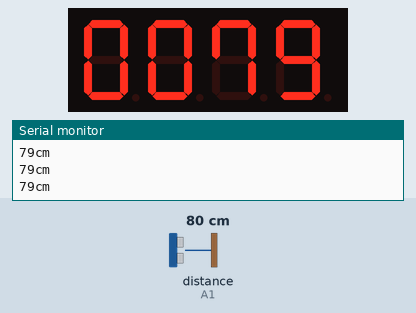
Bench run of a sketch on a simulated Arduino Uno, built with avr-gcc and run on an emulated ATmega328P. Parts: 4-digit seven-segment display, the last lines printed to the serial monitor. Wiring (inferred from the names in the program): 4-digit 7-segment display, segments lit when HIGH: segments pin 3, pin 7, pin 11, pin 9, pin 8, pin 4, pin 12, pin 10; digit selects pin 2, pin 5, pin 6, pin 13. Inputs (shaded band) come from the test bench; at power-on: distance to the obstacle (sensor on A1) 80 cm. The echo pulse lasts 58.3 µs per cm; the segment pins are drawn as the display they are named for.

Above: at 1.2 s.
1.3 s: distance to the obstacle (sensor on A1) set to 2 cm
At 1.9 s:
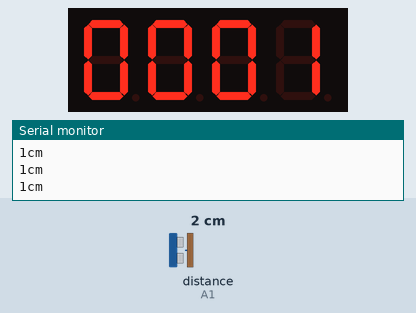
2.8 s: distance to the obstacle (sensor on A1) set to 250 cm
At 3.8 s:
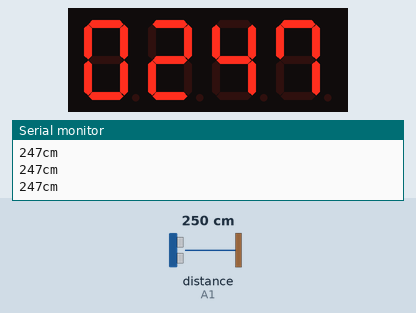
4.4 s: distance to the obstacle (sensor on A1) set to 4 cm
At 5.0 s:
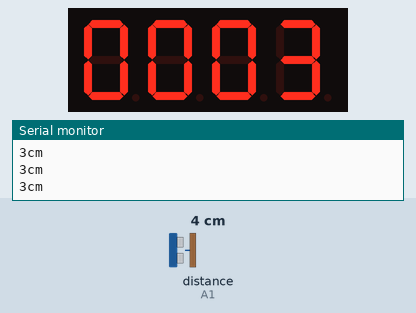
6.0 s: distance to the obstacle (sensor on A1) set to 60 cm
At 7.4 s:
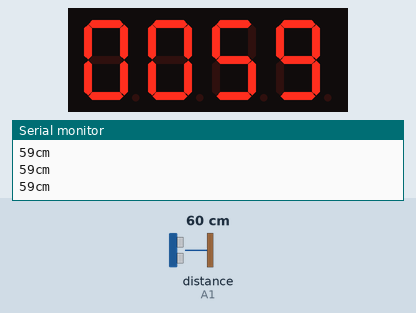
Timing chart, 0 to 8.6 s (numbered marks = the images above; inputs shaded):
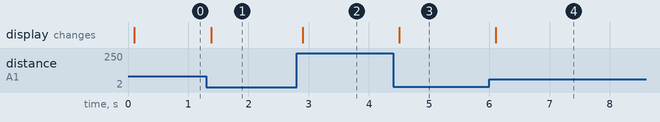

The sketch:

golden_bell_C15-2.ino
```cpp
#include<arduino.h>

#define ledA 3
#define ledB 7
#define ledC 11
#define ledD 9
#define ledE 8
#define ledF 4
#define ledG 12
#define DOT 10
#define seg1 2
#define seg2 5
#define seg3 6
#define seg4 13

int a[5]={}; // 각 segment 숫자를 저장할 배열
int b;
int n1, n10, n100, n1000;

void setup()
{
  Serial.begin(9600); // 시리얼 통신 시작
  pinMode(A0,OUTPUT); // 트리거 출력
  pinMode(A1,INPUT);  // 에코 입력
  pinMode(ledA, OUTPUT);
  pinMode(ledB, OUTPUT);
  pinMode(ledC, OUTPUT);
  pinMode(ledD, OUTPUT);
  pinMode(ledE, OUTPUT);
  pinMode(ledF, OUTPUT);
  pinMode(ledG, OUTPUT);
  pinMode(DOT, OUTPUT);
  pinMode(seg1, OUTPUT);
  pinMode(seg2, OUTPUT);
  pinMode(seg3, OUTPUT);
  pinMode(seg4, OUTPUT);

}

void loop()
{
  long duration, cm; // 변수 duration, cm설정
  digitalWrite(A0,LOW);//HIGH신호를 보내기전 깨끗하게
  delayMicroseconds(2);

  digitalWrite(A0,HIGH);// 초음파 트리거 출력 시작
  delayMicroseconds(5);

  digitalWrite(A0,LOW);//출력 종료

  duration = pulseIn(A1,HIGH); //에코핀이 트리거가 HIGH인 시간 저장

  cm=(duration/2)/29.4; //초음파 거리를 cm로 산출

  Serial.print(cm);
  Serial.println("cm");


   if(cm>0)
   {
      n1000=(cm/1000);
      a[0]=n1000;
      digitalWrite(seg1,LOW);
      Number(a[0]);
      delay(5);
      digitalWrite(seg1,HIGH);

      n100=(cm%1000)/100;
      a[1]=n100;
      digitalWrite(seg2,LOW);
      Number(a[1]);
      delay(5);
      digitalWrite(seg2,HIGH);

      n10=(cm%100)/10;
      a[2]=n10;
      digitalWrite(seg3,LOW);
      Number(a[2]);
      delay(5);
      digitalWrite(seg3,HIGH);

      n1=(cm%10);
      a[3]=n1;
      digitalWrite(seg4,LOW);
      Number(a[3]);
      delay(5);
      digitalWrite(seg4,HIGH);
    }
}


void English(int n)
{
  switch(n){

    case 0: // A 출력
    digitalWrite(ledA, HIGH);
    digitalWrite(ledB, HIGH);
    digitalWrite(ledC, HIGH);
    digitalWrite(ledD, LOW);
    digitalWrite(ledE, HIGH);
    digitalWrite(ledF, HIGH);
    digitalWrite(ledG, HIGH);
    digitalWrite(DOT, LOW);
    break;

    case 1: // B 출력
    digitalWrite(ledA, HIGH);
    digitalWrite(ledB, HIGH);
    digitalWrite(ledC, HIGH);
    digitalWrite(ledD, HIGH);
    digitalWrite(ledE, HIGH);
    digitalWrite(ledF, HIGH);
    digitalWrite(ledG, HIGH);
    digitalWrite(DOT, LOW);
    break;

    case 2: // C 출력
    digitalWrite(ledA, HIGH);
    digitalWrite(ledB, LOW);
    digitalWrite(ledC, LOW);
    digitalWrite(ledD, HIGH);
    digitalWrite(ledE, HIGH);
    digitalWrite(ledF, HIGH);
    digitalWrite(ledG, LOW);
    digitalWrite(DOT, LOW);
    break;

    case 3: // D 출력
    digitalWrite(ledA, HIGH);
    digitalWrite(ledB, HIGH);
    digitalWrite(ledC, HIGH);
    digitalWrite(ledD, HIGH);
    digitalWrite(ledE, HIGH);
    digitalWrite(ledF, HIGH);
    digitalWrite(ledG, LOW);
    digitalWrite(DOT, LOW);
    break;

    case 4: //  E 출력
    digitalWrite(ledA, HIGH);
    digitalWrite(ledB, LOW);
    digitalWrite(ledC, LOW);
    digitalWrite(ledD, HIGH);
    digitalWrite(ledE, HIGH);
    digitalWrite(ledF, HIGH);
    digitalWrite(ledG, HIGH);
    digitalWrite(DOT, LOW);
    break;

    case 5: // F 출력
    digitalWrite(ledA, HIGH);
    digitalWrite(ledB, LOW);
    digitalWrite(ledC, LOW);
    digitalWrite(ledD, LOW);
    digitalWrite(ledE, HIGH);
    digitalWrite(ledF, HIGH);
    digitalWrite(ledG, HIGH);
    digitalWrite(DOT, LOW);
    break;
  }
}

void Number(int n)
{
  switch(n){

    case 0: // 0출력
    digitalWrite(ledA, HIGH);
    digitalWrite(ledB, HIGH);
    digitalWrite(ledC, HIGH);
    digitalWrite(ledD, HIGH);
    digitalWrite(ledE, HIGH);
    digitalWrite(ledF, HIGH);
    digitalWrite(ledG, LOW);
    digitalWrite(DOT, LOW);
    break;

    case 1: // 1 출력
    digitalWrite(ledA, LOW);
    digitalWrite(ledB, HIGH);
    digitalWrite(ledC, HIGH);
    digitalWrite(ledD, LOW);
    digitalWrite(ledE, LOW);
    digitalWrite(ledF, LOW);
    digitalWrite(ledG, LOW);
    digitalWrite(DOT, LOW);
    break;

    case 2: // 2 출력
    digitalWrite(ledA, HIGH);
    digitalWrite(ledB, HIGH);
    digitalWrite(ledC, LOW);
    digitalWrite(ledD, HIGH);
    digitalWrite(ledE, HIGH);
    digitalWrite(ledF, LOW);
    digitalWrite(ledG, HIGH);
    digitalWrite(DOT, LOW);
    break;

    case 3: // 3 출력
    digitalWrite(ledA, HIGH);
    digitalWrite(ledB, HIGH);
    digitalWrite(ledC, HIGH);
    digitalWrite(ledD, HIGH);
    digitalWrite(ledE, LOW);
    digitalWrite(ledF, LOW);
    digitalWrite(ledG, HIGH);
    digitalWrite(DOT, LOW);
    break;

    case 4: // 4 출력
    digitalWrite(ledA, LOW);
    digitalWrite(ledB, HIGH);
    digitalWrite(ledC, HIGH);
    digitalWrite(ledD, LOW);
    digitalWrite(ledE, LOW);
    digitalWrite(ledF, HIGH);
    digitalWrite(ledG, HIGH);
    digitalWrite(DOT, LOW);
    break;

    case 5: // 5 출력
    digitalWrite(ledA, HIGH);
    digitalWrite(ledB, LOW);
    digitalWrite(ledC, HIGH);
    digitalWrite(ledD, HIGH);
    digitalWrite(ledE, LOW);
    digitalWrite(ledF, HIGH);
    digitalWrite(ledG, HIGH);
    digitalWrite(DOT, LOW);
    break;

    case 6: // 6 출력
    digitalWrite(ledA, HIGH);
    digitalWrite(ledB, LOW);
    digitalWrite(ledC, HIGH);
    digitalWrite(ledD, HIGH);
    digitalWrite(ledE, HIGH);
    digitalWrite(ledF, HIGH);
    digitalWrite(ledG, HIGH);
    digitalWrite(DOT, LOW);
    break;

    case 7: // 7 출력
    digitalWrite(ledA, HIGH);
    digitalWrite(ledB, HIGH);
    digitalWrite(ledC, HIGH);
    digitalWrite(ledD, LOW);
    digitalWrite(ledE, LOW);
    digitalWrite(ledF, HIGH);
    digitalWrite(ledG, LOW);
    digitalWrite(DOT, LOW);
    break;

    case 8: // 8 출력
    digitalWrite(ledA, HIGH);
    digitalWrite(ledB, HIGH);
    digitalWrite(ledC, HIGH);
    digitalWrite(ledD, HIGH);
    digitalWrite(ledE, HIGH);
    digitalWrite(ledF, HIGH);
    digitalWrite(ledG, HIGH);
    digitalWrite(DOT, LOW);
    break;

    case 9: // 9 출력
    digitalWrite(ledA, HIGH);
    digitalWrite(ledB, HIGH);
    digitalWrite(ledC, HIGH);
    digitalWrite(ledD, HIGH);
    digitalWrite(ledE, LOW);
    digitalWrite(ledF, HIGH);
    digitalWrite(ledG, HIGH);
    digitalWrite(DOT, LOW);
    break;

    default:
    digitalWrite(ledA, LOW);
    digitalWrite(ledB, LOW);
    digitalWrite(ledC, LOW);
    digitalWrite(ledD, LOW);
    digitalWrite(ledE, LOW);
    digitalWrite(ledF, LOW);
    digitalWrite(ledG, LOW);
    digitalWrite(DOT, LOW);
    break;
  }
}
```

Measured:
- after the input at 1.3 s, the display: changes after 0.08 s (image 1)
- after the input at 2.8 s, the display: changes after 0.10 s (image 2)
- after the input at 4.4 s, the display: changes after 0.10 s (image 3)
- after the input at 6.0 s, the display: changes after 0.10 s (image 4)
